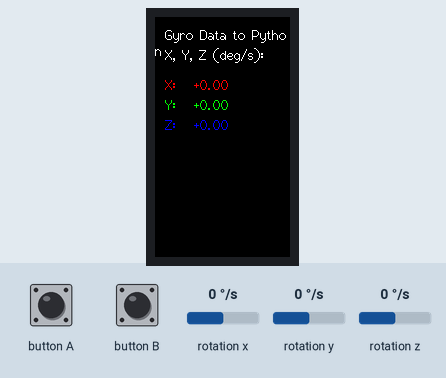
A sketch run on a simulated ESP32. Parts: 135×240 colour display. Inputs (shaded band) come from the test bench; at power-on: rotation x 0 °/s, rotation y 0 °/s, rotation z 0 °/s. What the sketch prints to the serial monitor is not drawn.

Above: at 1.3 s.
1.4 s: rotation x set to -192 °/s
At 2.0 s:
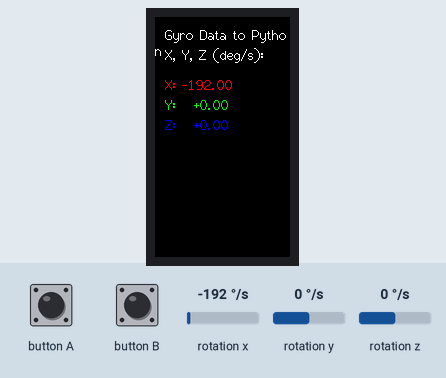
2.9 s: rotation y set to -192 °/s
At 3.4 s:
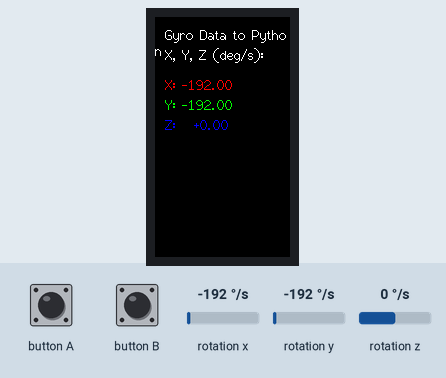
4.4 s: rotation z set to -192 °/s
At 5.1 s:
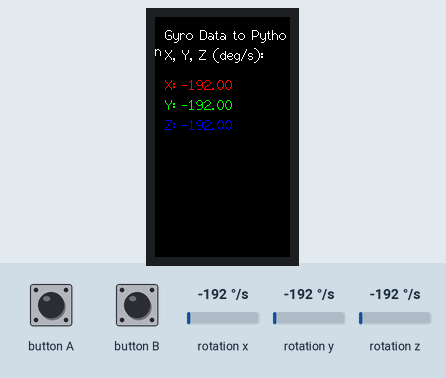
5.9 s: rotation x set to -100 °/s
At 7.1 s:
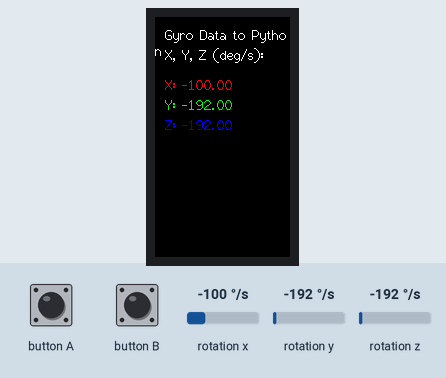
7.4 s: rotation y set to -100 °/s
At 8.2 s:
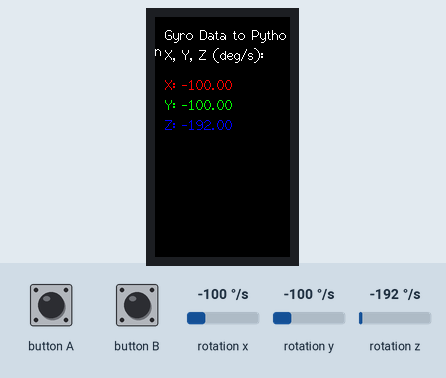
Timing chart, 0 to 9.9 s (numbered marks = the images above; inputs shaded):
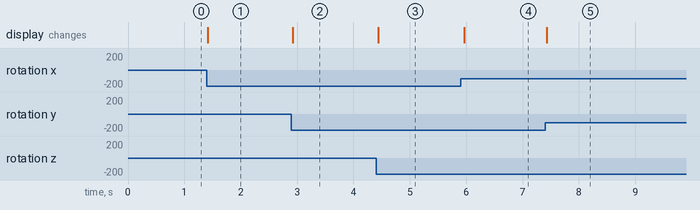

Measured:
- after the input at 1.4 s, the display: changes at once (image 1)
- after the input at 2.9 s, the display: changes at once (image 2)
- after the input at 4.4 s, the display: changes at once (image 3)
- after the input at 5.9 s, the display: changes after 0.06 s (image 4)
- after the input at 7.4 s, the display: changes at once (image 5)

The sketch:

M5StickC_Gyro_Serial.ino
```cpp
// M5StickC Plus2の内蔵IMU（ジャイロセンサ）から角速度を取得し、
// LCDに表示すると同時に、PCへPythonで受信するためのカンマ区切りデータを送信するスケッチ。

#include <M5StickCPlus2.h>

// データを更新する間隔（ミリ秒）
const int dataUpdateInterval = 50; // 20Hz (1000ms / 50ms)

void setup() {
  // M5StickC Plus2の初期化
  M5.begin();

  // シリアル通信の開始
  Serial.begin(115200);

  // LCDの初期設定
  M5.Lcd.fillScreen(BLACK);
  M5.Lcd.setTextFont(2);
  M5.Lcd.setTextColor(WHITE, BLACK);
  M5.Lcd.setCursor(10, 10);
  M5.Lcd.print("Gyro Data to Python");
  M5.Lcd.setCursor(10, 30);
  M5.Lcd.print("X, Y, Z (deg/s):");

  // IMUの初期化
  if (!M5.Imu.begin()) {
    M5.Lcd.setCursor(10, 50);
    M5.Lcd.setTextColor(RED, BLACK);
    M5.Lcd.print("IMU init failed!");
    while (1); // 初期化失敗時は停止
  }
}

void loop() {
  float gx = 0.0f;
  float gy = 0.0f;
  float gz = 0.0f;

  // ジャイロデータを取得
  M5.Imu.getGyro(&gx, &gy, &gz);

  // --- LCD表示 ---
  M5.Lcd.setTextColor(RED, BLACK);
  M5.Lcd.setCursor(10, 60);
  M5.Lcd.printf("X: %+7.2f", gx);

  M5.Lcd.setTextColor(GREEN, BLACK);
  M5.Lcd.setCursor(10, 80);
  M5.Lcd.printf("Y: %+7.2f", gy);

  M5.Lcd.setTextColor(BLUE, BLACK);
  M5.Lcd.setCursor(10, 100);
  M5.Lcd.printf("Z: %+7.2f", gz);

  // --- PC側Pythonへの送信 ---
  Serial.print(gx, 2);
  Serial.print(",");
  Serial.print(gy, 2);
  Serial.print(",");
  Serial.println(gz, 2);

  delay(dataUpdateInterval);
  M5.update();
}
```
